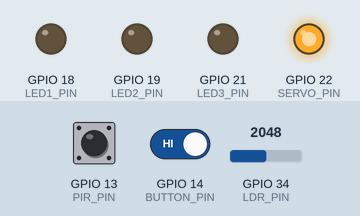
Recording of a sketch running on a simulated ESP32. Shown: output pins drawn as LEDs (lit = HIGH). The inputs (shaded band) are chosen by the test bench; at power-on: GPIO 13 (PIR_PIN) LOW, GPIO 14 (BUTTON_PIN) HIGH, GPIO 34 (LDR_PIN) = 2048. WiFi joins after 1.5 s; servers stay silent unless stated; random numbers use the default seed unless the sketch sets one; web services answer with replies made up by the test bench; what the sketch prints to the serial monitor is not drawn.

Above: at 2.7 s.
2.8 s: GPIO 13 (PIR_PIN) driven HIGH
At 4.1 s:
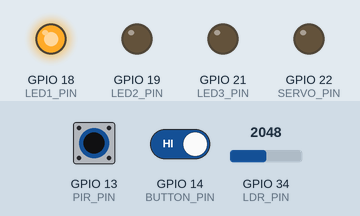
4.5 s: GPIO 13 (PIR_PIN) driven LOW and GPIO 14 (BUTTON_PIN) driven LOW
At 5.5 s:
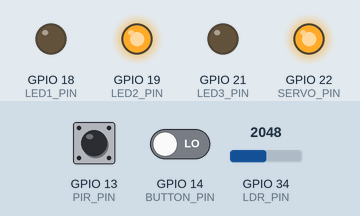
6.2 s: GPIO 13 (PIR_PIN) pulsed HIGH 2 times (0.12 s each, 0.3 s apart)
At 6.3 s:
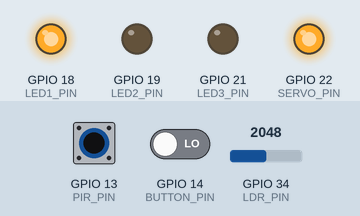
Timing chart, 0 to 9.2 s (numbered marks = the images above; inputs shaded):
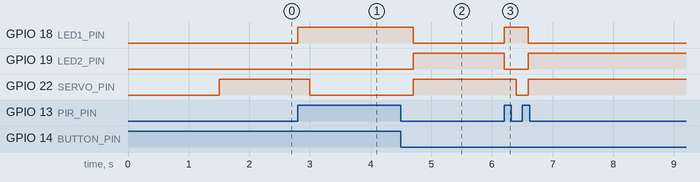

The sketch:

Estacionamento_inteligente.ino
```cpp
#include <WiFi.h>
#include <HTTPClient.h>
#include <UrlEncode.h>

// Definir as credenciais Wi-Fi
#define WIFI_SSID "nome_wifi"
#define WIFI_PASSWORD "senha_wifi"
String phoneNumber = "numero_telefone: 55+ddd+numero";
String apiKey = "chave_api";
// Pinos
#define PIR_PIN 13
#define SERVO_PIN 22
#define BUTTON_PIN 14
#define LED1_PIN 18
#define LED2_PIN 19
#define LED3_PIN 21
#define LDR_PIN 34
float luz_baixa = 125.5;  //parâmetro escolhido depois de testes, para simular uma possivel falta de energia, ou troca de turno da tarde para noite
bool light = false;


bool vagaOcupada = false;
unsigned long tempoEntrada = 0;  // Tempo de entrada do carro (em milissegundos)
unsigned long tempoEstacionado = 0;  // Tempo de permanência na vaga (em minutos)
unsigned long tempoAtual = 0;  // Tempo atual (em milissegundos)
float taxaEstacionamento = 1.5;  // Taxa de R$ 1.50 por minuto

//função para envio de mensagem pelo whatsapp via api
void sendMessages(String message){
    String url = "https://api.callmebot.com/whatsapp.php?phone=" + phoneNumber + "&apikey=" + apiKey + "&text=" + urlEncode(message);
    HTTPClient http;
    http.begin(url);

      http.addHeader("Content-Type", "application/x-www-form-urlencoded");

  int httpResponseCode = http.POST(url);
  if (httpResponseCode == 200) {
    Serial.print("Mensagem enviada com sucesso");
  } else {
    Serial.println("Erro no envio da mensagem");
    Serial.print("HTTP response code: ");
    Serial.println(httpResponseCode);
  }

  http.end();
}

void conectarWiFi() {
  Serial.print("Conectando ao Wi-Fi...");
  WiFi.begin(WIFI_SSID, WIFI_PASSWORD);

  while (WiFi.status() != WL_CONNECTED) {
    delay(500);
    Serial.print(".");
  }

  Serial.println("\nWi-Fi Conectado!");
  Serial.print("Endereço IP: ");
  Serial.println(WiFi.localIP());
}

void setup() {
  Serial.begin(115200);

  pinMode(PIR_PIN, INPUT);      // Sensor PIR
  pinMode(BUTTON_PIN, INPUT_PULLUP);  // Botão com resistor pull-up
  pinMode(LED1_PIN, OUTPUT);
  pinMode(LED2_PIN, OUTPUT);
  pinMode(LED3_PIN, OUTPUT);
  pinMode(SERVO_PIN, OUTPUT);

  conectarWiFi();

  Serial.println("Vaga Livre");
  digitalWrite(SERVO_PIN, HIGH);        //Led liga para analogar com o portão aberto
}

void loop() {

  verifica_vaga();  // Verifica o estado da vaga ´[]
  verifica_luminosidade();  // Verifica a luminosidade
}

void verifica_vaga() {
  int estadoPIR = digitalRead(PIR_PIN);  // Lê o sensor PIR
  int estadoBotao = digitalRead(BUTTON_PIN);  // Lê o estado do botão de confirmação

  if (estadoPIR == HIGH && !vagaOcupada) {
    // Carro entrou na vaga
    vagaOcupada = true;
    tempoEntrada = random(1, 10) * 60000;  // Simulando o tempo de entrada
    digitalWrite(LED1_PIN, HIGH);          // Led vermelho Liga, sinalizando que a vaga está ocupada
    digitalWrite(LED2_PIN, LOW);
    Serial.println("Vaga Ocupada");
    sendMessages("Vaga Ocupada");

    digitalWrite(SERVO_PIN, LOW);      //Led Desliga para analogar com o portão fechado


  } else if (estadoPIR == LOW && vagaOcupada) {
    // Carro saiu da vaga
    //valores simulados apenas para simular o tempo do veículo no estacionamento
    vagaOcupada = false;
    tempoAtual = random(1, 15) * 60000;
    tempoEstacionado = (tempoAtual - tempoEntrada) / 1000 / 60;  // Calcula o tempo estacionado em minutos

    // Calcula o valor do estacionamento
    float valorEstacionamento = tempoEstacionado * taxaEstacionamento;

    // Fecha o portão (servo)
    digitalWrite(SERVO_PIN, LOW); //Portão continua fechado até efetuar o pagamento
    digitalWrite(LED1_PIN, HIGH);
    digitalWrite(LED2_PIN, LOW);
    sendMessages ("Pagamento pendente, por favor efetuar o pagamento, Valor: "+ String(valorEstacionamento, 2) + " " + "Tempo total" + String(tempoEstacionado,2));

    // Aguardar a confirmação do pagamento (botão)
    while (digitalRead(BUTTON_PIN) == HIGH) {
      delay(100);  // Aguarda até que o botão seja pressionado
    }

    // Se o botão for pressionado, o portão pode ser aberto novamente
    digitalWrite(SERVO_PIN, HIGH);  // Abre o portão
    digitalWrite(LED1_PIN, LOW);
    digitalWrite(LED2_PIN, HIGH); // Led verde Liga, sinalizando que a vaga está livre
    Serial.println("Pagamento confirmado, portão aberto novamente.");
    sendMessages("A vaga está livre, pagamento confirmado: " + String(valorEstacionamento, 2) + ", portão aberto novamente.");     // Envia a mensagem de Vaga Livre e efetuação do pagamento

  }
}

void verifica_luminosidade() {
  //costantes usadas para o calculo do nivel de luminosidade, elas foram escolhidas após testes com o sensor
  const float GAMMA = 0.7;
  const float RL10 = 50;

int analogValue = analogRead(LDR_PIN);
float voltage = analogValue / 1024. * 5;
float resistance = 500 * voltage / (1 - voltage / 5);
float lux = pow(RL10 * 1e3 * pow(10, GAMMA) / resistance, (1 / GAMMA));

  if((lux < luz_baixa) && (light == false)){
    light = true;
    digitalWrite(LED3_PIN, HIGH);
    Serial.println("O ambiente está escuro, iluminação automática ativada");
  }
  else if((lux >= luz_baixa) && (light == true)){
    light = false;
    digitalWrite(LED3_PIN, LOW);
    Serial.println("O ambiente está claro, iluminação automática desativada");
  }
}
```

Measured:
- after the input at 2.8 s, GPIO 18 (LED1_PIN): LOW → HIGH at once; GPIO 22 (SERVO_PIN): HIGH → LOW after 0.20 s
- after the input at 4.5 s, GPIO 18 (LED1_PIN): HIGH → LOW after 0.20 s; GPIO 19 (LED2_PIN), GPIO 22 (SERVO_PIN): LOW → HIGH after 0.20 s
- after the input at 6.2 s, GPIO 18 (LED1_PIN): LOW → HIGH at once, → LOW 0.40 s later; GPIO 19 (LED2_PIN): HIGH → LOW at once, → HIGH 0.40 s later; GPIO 22 (SERVO_PIN): HIGH → LOW after 0.20 s, → HIGH 0.20 s later
